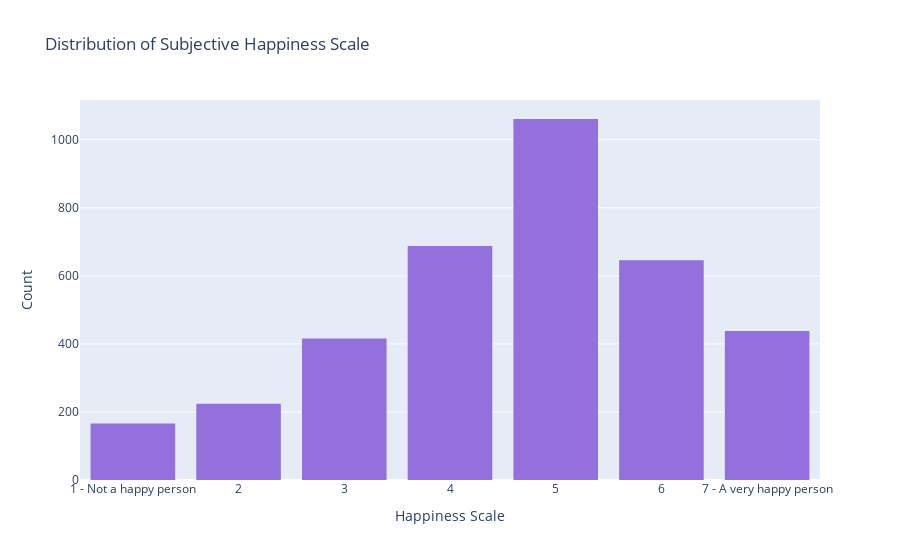

The cell this chart's notebook holds for it:
### Code cell
fig = px.histogram(
    df_2.WELLNESS_subjective_happiness_scale_happy,
    x='WELLNESS_subjective_happiness_scale_happy',
    title='Distribution of Subjective Happiness Scale',
    labels={'WELLNESS_subjective_happiness_scale_happy': 'Happiness Scale'},
    color_discrete_sequence=['mediumpurple']
)

# Customize layout
fig.update_layout(
    xaxis_title='Happiness Scale',
    yaxis_title='Count',
    xaxis_categoryorder='array',
    xaxis_categoryarray=[
        '1 - Not a happy person', '2', '3', '4', '5', '6', '7 - A very happy person', 'Missing'
    ],
    bargap=0.2
)

# Show the plot
fig.show()

### Figure 1 — Plotly figure (JSON) as saved in the notebook; plotly's stock layout.template omitted (floating-point values rounded to 4 significant figures; data arrays with more than 128 entries replaced by an {"elided": "..."} marker saying what was removed)
{"data": [{"alignmentgroup": "True", "bingroup": "x", "hovertemplate": "Happiness Scale=%{x}<br>count=%{y}<extra></extra>", "legendgroup": "", "marker": {"color": "mediumpurple", "pattern": {"shape": ""}}, "name": "", "offsetgroup": "", "orientation": "v", "showlegend": false, "type": "histogram", "x": {"elided": "11431 str values"}, "xaxis": "x", "yaxis": "y"}], "layout": {"autosize": true, "bargap": 0.2, "barmode": "relative", "legend": {"tracegroupgap": 0}, "title": {"text": "Distribution of Subjective Happiness Scale"}, "xaxis": {"anchor": "y", "autorange": true, "categoryarray": ["1 - Not a happy person", "2", "3", "4", "5", "6", "7 - A very happy person", "Missing"], "categoryorder": "array", "domain": [0, 1], "range": [-0.5, 6.5], "title": {"text": "Happiness Scale"}, "type": "category"}, "yaxis": {"anchor": "x", "autorange": true, "domain": [0, 1], "range": [0, 1117.0], "title": {"text": "Count"}}}}
